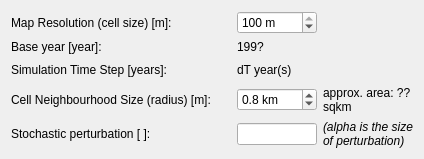
                 <widget class="QWidget" name="basic_widget" native="true">
                  <layout class="QGridLayout" name="gridLayout_2">
                   <item row="2" column="0">
                    <widget class="QLabel" name="basic_dt_lbl">
                     <property name="text">
                      <string>Simulation Time Step [years]:</string>
                     </property>
                    </widget>
                   </item>
                   <item row="2" column="2">
                    <widget class="QLabel" name="basic_dt">
                     <property name="text">
                      <string>dT year(s)</string>
                     </property>
                    </widget>
                   </item>
                   <item row="3" column="0">
                    <widget class="QLabel" name="basic_nhd_lbl">
                     <property name="text">
                      <string>Cell Neighbourhood Size (radius) [m]:</string>
                     </property>
                    </widget>
                   </item>
                   <item row="0" column="0">
                    <widget class="QLabel" name="basic_cellsize_lbl">
                     <property name="text">
                      <string>Map Resolution (cell size) [m]:</string>
                     </property>
                    </widget>
                   </item>
                   <item row="0" column="2">
                    <widget class="QSpinBox" name="basic_cellsize">
                     <property name="minimumSize">
                      <size>
                       <width>80</width>
                       <height>0</height>
                      </size>
                     </property>
                     <property name="suffix">
                      <string> m</string>
                     </property>
                     <property name="minimum">
                      <number>50</number>
                     </property>
                     <property name="maximum">
                      <number>100</number>
                     </property>
                     <property name="singleStep">
                      <number>50</number>
                     </property>
                     <property name="value">
                      <number>100</number>
                     </property>
                    </widget>
                   </item>
                   <item row="0" column="3">
                    <spacer name="horizontalSpacer">
                     <property name="orientation">
                      <enum>Qt::Horizontal</enum>
                     </property>
                     <property name="sizeHint" stdset="0">
                      <size>
                       <width>40</width>
                       <height>20</height>
                      </size>
                     </property>
                    </spacer>
                   </item>
                   <item row="0" column="1">
                    <spacer name="horizontalSpacer_2">
                     <property name="orientation">
                      <enum>Qt::Horizontal</enum>
                     </property>
                     <property name="sizeType">
                      <enum>QSizePolicy::Fixed</enum>
                     </property>
                     <property name="sizeHint" stdset="0">
                      <size>
                       <width>20</width>
                       <height>20</height>
                      </size>
                     </property>
                    </spacer>
                   </item>
                   <item row="3" column="1">
                    <spacer name="horizontalSpacer_5">
                     <property name="orientation">
                      <enum>Qt::Horizontal</enum>
                     </property>
                     <property name="sizeType">
                      <enum>QSizePolicy::Fixed</enum>
                     </property>
                     <property name="sizeHint" stdset="0">
                      <size>
                       <width>20</width>
                       <height>20</height>
                      </size>
                     </property>
                    </spacer>
                   </item>
                   <item row="2" column="1">
                    <spacer name="horizontalSpacer_3">
                     <property name="orientation">
                      <enum>Qt::Horizontal</enum>
                     </property>
                     <property name="sizeType">
                      <enum>QSizePolicy::Fixed</enum>
                     </property>
                     <property name="sizeHint" stdset="0">
                      <size>
                       <width>20</width>
                       <height>20</height>
                      </size>
                     </property>
                    </spacer>
                   </item>
                   <item row="4" column="1">
                    <spacer name="horizontalSpacer_37">
                     <property name="orientation">
                      <enum>Qt::Horizontal</enum>
                     </property>
                     <property name="sizeType">
                      <enum>QSizePolicy::Fixed</enum>
                     </property>
                     <property name="sizeHint" stdset="0">
                      <size>
                       <width>20</width>
                       <height>20</height>
                      </size>
                     </property>
                    </spacer>
                   </item>
                   <item row="4" column="0">
                    <widget class="QLabel" name="basic_stochastic_lbl">
                     <property name="text">
                      <string>Stochastic perturbation [ ]:</string>
                     </property>
                    </widget>
                   </item>
                   <item row="1" column="0">
                    <widget class="QLabel" name="basic_baseyear_lbl">
                     <property name="text">
                      <string>Base year [year]:</string>
                     </property>
                    </widget>
                   </item>
                   <item row="1" column="2">
                    <widget class="QLabel" name="basic_baseyear">
                     <property name="text">
                      <string>199?</string>
                     </property>
                    </widget>
                   </item>
                   <item row="3" column="2">
                    <widget class="QDoubleSpinBox" name="basic_nhd">
                     <property name="prefix">
                      <string/>
                     </property>
                     <property name="suffix">
                      <string> km</string>
                     </property>
                     <property name="decimals">
                      <number>1</number>
                     </property>
                     <property name="minimum">
                      <double>0.200000000000000</double>
                     </property>
                     <property name="maximum">
                      <double>1.000000000000000</double>
                     </property>
                     <property name="singleStep">
                      <double>0.100000000000000</double>
                     </property>
                     <property name="value">
                      <double>0.800000000000000</double>
                     </property>
                    </widget>
                   </item>
                   <item row="3" column="3">
                    <widget class="QLabel" name="basic_nhd_lbl2">
                     <property name="text">
                      <string>&lt;html&gt;&lt;head/&gt;&lt;body&gt;&lt;p&gt;approx. area: ?? sqkm&lt;/p&gt;&lt;/body&gt;&lt;/html&gt;</string>
                     </property>
                     <property name="wordWrap">
                      <bool>true</bool>
                     </property>
                    </widget>
                   </item>
                   <item row="2" column="3">
                    <spacer name="horizontalSpacer_4">
                     <property name="orientation">
                      <enum>Qt::Horizontal</enum>
                     </property>
                     <property name="sizeHint" stdset="0">
                      <size>
                       <width>40</width>
                       <height>20</height>
                      </size>
                     </property>
                    </spacer>
                   </item>
                   <item row="4" column="2">
                    <widget class="QLineEdit" name="basic_stochastic">
                     <property name="maximumSize">
                      <size>
                       <width>80</width>
                       <height>16777215</height>
                      </size>
                     </property>
                     <property name="inputMask">
                      <string/>
                     </property>
                    </widget>
                   </item>
                   <item row="4" column="3">
                    <widget class="QLabel" name="basic_stochastic_lbl2">
                     <property name="text">
                      <string>&lt;html&gt;&lt;head/&gt;&lt;body&gt;&lt;p&gt;&lt;span style=&quot; font-style:italic;&quot;&gt;(alpha is the size of perturbation)&lt;/span&gt;&lt;/p&gt;&lt;/body&gt;&lt;/html&gt;</string>
                     </property>
                     <property name="wordWrap">
                      <bool>true</bool>
                     </property>
                    </widget>
                   </item>
                  </layout>
                 </widget>
